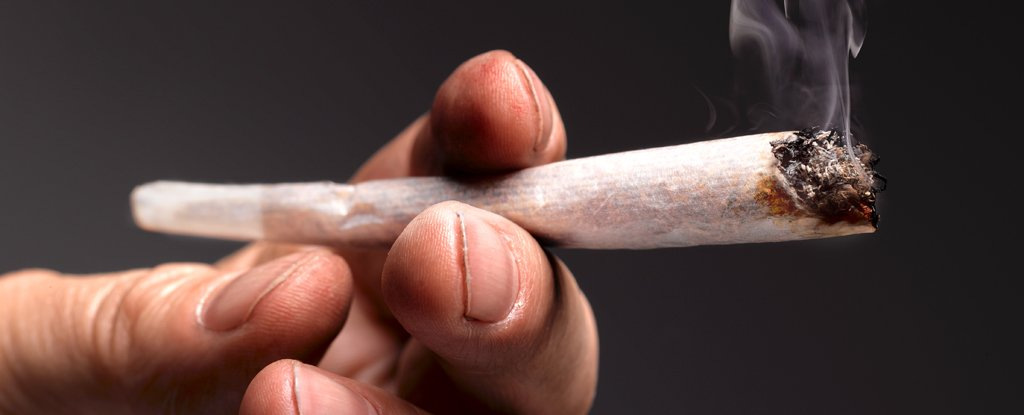
#> input picture test.jpg, 1024 x 415 px
$ python lessi.py
#> lines starting #> are read from the running program, lines starting #| are printed output that depends on the picture
#!/usr/bin/env python3

from colorsys import rgb_to_hls
from PIL import Image, ImageOps, ImageFilter
from sys import exit


class lessi:
    """
    Reduce an image colors to specified palette and convert to GIF
    """

    def __init__(self, hex_colors, image_src, image_tgt):
#> called with hex_colors = '9bc1b7-d1ffc0-6ae9ff-b3ad79', image_src = 'test.jpg', image_tgt = 'out.gif'
        self.colors = []
        tmp_colors = []
        self.grayscale_colors = []

        if type(hex_colors) == str:
            hex_colors = hex_colors.split('-')

        for c in hex_colors:
            r, g, b = self.hex2rgb(c)
            tmp_colors.append({
                'hex': c,
                'rgb': (r, g ,b),
                'hls': rgb_to_hls(r, g, b),
            })

        # Sort colors by V value of HSV to arrange them from from dark to light
        for c in sorted(tmp_colors, key=lambda x: x['hls'][1], reverse=True):
            self.colors.append(c)

        try:
            img = Image.open(image_src)
#> img is the input picture: PIL image 1024x415 RGB; mean R, G, B 87.9, 66.3, 62.5
        except Exception as e:
            print('Unable to open image: ' + image_src + ': ' + e)
            exit(1)


        try:
            img_gs = ImageOps.grayscale(img)
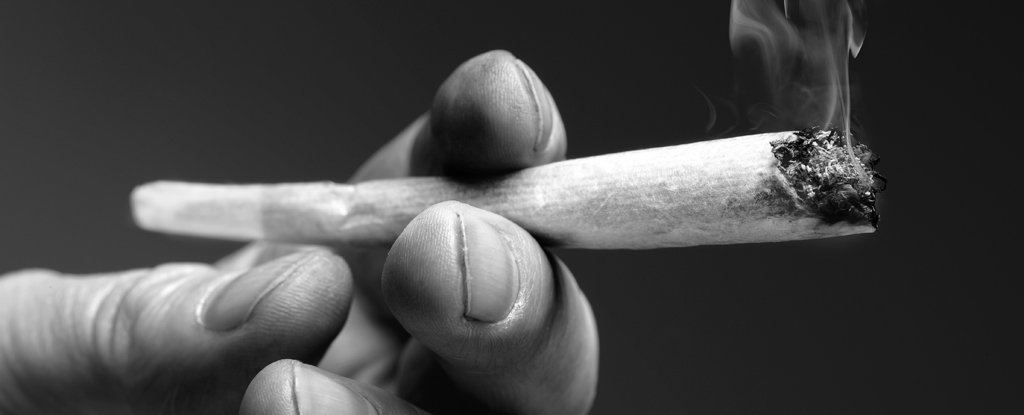
#> img_gs: PIL image 1024x415 L; min 0, max 255, mean 72.3
        except Exception as e:
            print('Unable to convert image to grayscale: ' + image_src + ': ' + e)
            exit(1)


        # Reduce palette to number of color argument
        try:
            img_reduced = img_gs.convert('P', palette=Image.ADAPTIVE, colors=len(hex_colors))
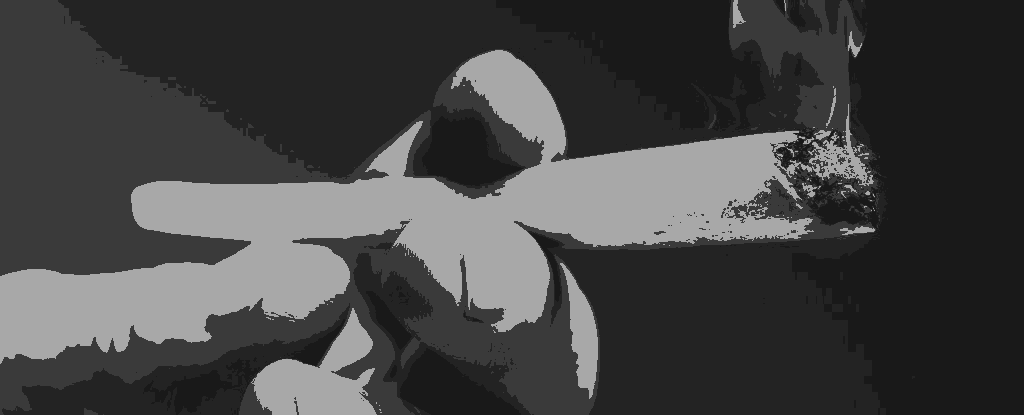
#> img_reduced: PIL image 1024x415 P; min 25, max 168, mean 68
        except Exception as e:
            print('Unable to reduce palette: ' + image_src + ': ' + e)
            exit(1)


        # For each supplied color match to corresponding grayscale color
        self.grayscale_colors = img_reduced.getpalette()[:len(hex_colors) * 3]
#> self.grayscale_colors = [168, 168, 168, 58, 58, 58, 35, 35, 35, 25, 25, 25]
        colors_index = 0
        #for i in reversed(range(0, len(hex_colors) * 3, 3)):
        for i in range(0, len(hex_colors) * 3, 3):
            self.colors[colors_index]['grayscale_hex'] = '%02x%02x%02x' % (self.grayscale_colors[i], self.grayscale_colors[i+1], self.grayscale_colors[i+2])
            self.colors[colors_index]['grayscale_rgb'] = (self.grayscale_colors[i], self.grayscale_colors[i+1], self.grayscale_colors[i+2])
            colors_index += 1
#> after the loop, colors_index = 4; self.colors = 4 items

        new_palette = []
        for p in self.colors:
            new_palette.append(p['rgb'][0])
            new_palette.append(p['rgb'][1])
            new_palette.append(p['rgb'][2])
#> this loop made 4 passes
#> after the loop, new_palette = [209, 255, 192, 106, 233, 255, 155, 193, 183, 179, 173, 121]

        gs_palette = img_reduced.getpalette()
#> gs_palette has the same summary as self.grayscale_colors

        # Replace image grayscale colors with supplied palette
        for n in range(0, len(self.colors) * 3, 3):
            for i in range(0, len(self.colors)):
                if gs_palette[n] == self.colors[i]['grayscale_rgb'][0] and gs_palette[n+1] == self.colors[i]['grayscale_rgb'][1] and gs_palette[n+2] == self.colors[i]['grayscale_rgb'][2]:
                    new_palette.append(self.colors[i]['rgb'][0])
                    new_palette.append(self.colors[i]['rgb'][1])
                    new_palette.append(self.colors[i]['rgb'][2])
                    break
#> this loop made 4 passes
#> n on passes 2 to 4: 3, 6, 9
#> after the loop, new_palette = [209, 255, 192, 106, 233, 255, 155, 193, 183, 179, 173, 121, 209, 255, 192, 106, 233, 255, 155, 193, 183, 179, 173, 121]

        new_palette = new_palette + gs_palette[len(new_palette):]

        img_reduced.putpalette(new_palette)
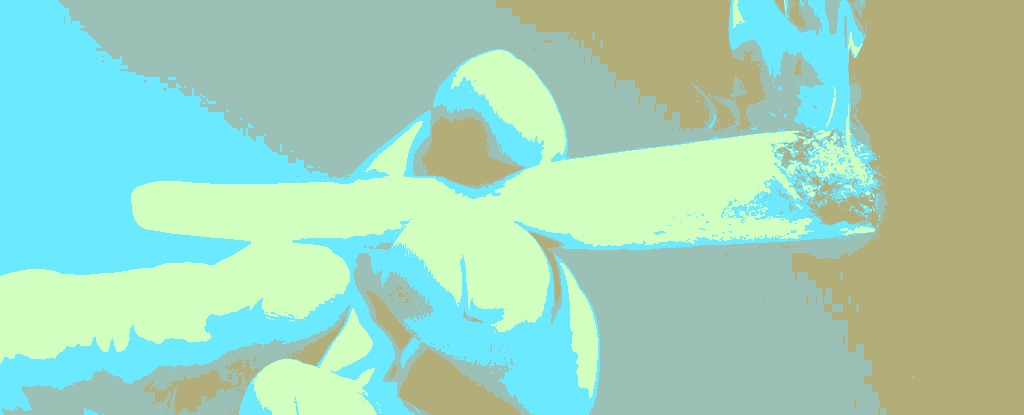
#> img_reduced: PIL image 1024x415 P; mean R, G, B 161.3, 211.7, 187.3

        img_filtered = img_reduced.filter(ImageFilter.ModeFilter(size=9))
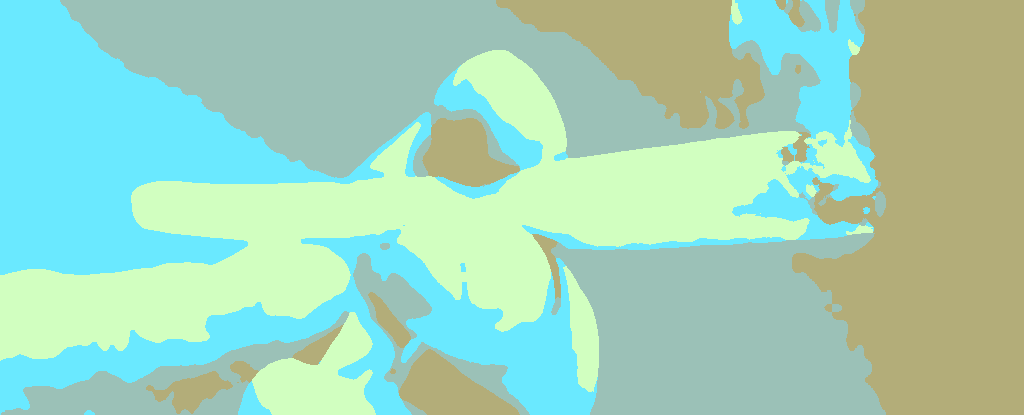
#> img_filtered: PIL image 1024x415 P; mean R, G, B 161.5, 211.7, 187.1
        img_filtered = img_filtered.filter(ImageFilter.ModeFilter(size=9))
        img_filtered = img_filtered.filter(ImageFilter.ModeFilter(size=9))

        try:
            img_filtered.save(image_tgt)
        except Exception as e:
            print('Unable to save: ' + image_tgt + ': ' + e)
            exit(1)


    def __str__(self):
        print('TODO')


    def hex2rgb(self, hex_color):

        # Remove the '#' character if present
        hex_color = hex_color.lstrip('#')

        # Convert hex to RGB
        r, g, b = [int(hex_color[i:i+2], 16) for i in (0, 2, 4)]

        return (r, g, b)


hex_colors = [
  '58355e',
  'e03616',
  'fff689',
#  '000000',
#  '111111',
#  'cfffb0',
  'ffffff',
  '5998c5',
]

hex_colors='edd2e0-edbbb4-dbabbe-baa1a7-797b84'
hex_colors='85afda-f0e6ac-c5afe4-b1f8d7-9df9ef-76d7eb-6ecdc8-b4ac85-ffd7f1-bedeff-c8fffb-ffddcc-8fb49f-86b2bf-b6a6b7-ebfaff'
hex_colors='b0ab00-00664e-b3d097'
hex_colors='9bc1b7-d1ffc0-6ae9ff-b3ad79'

l = lessi(hex_colors, 'test.jpg', 'out.gif')

exit(0)
#> (the program exits here)

$ run again, with smoke.jpg copied over test.jpg
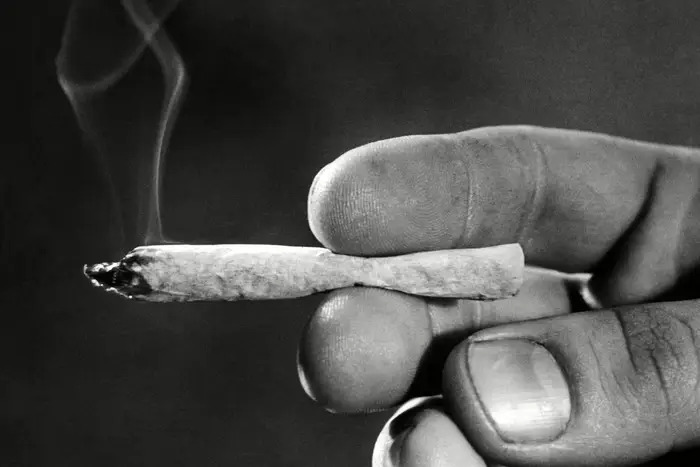
#> input picture smoke.jpg, 700 x 467 px
#> in __init__, img is the input picture: PIL image 700x467 RGB; mean R, G, B 73.1, 73.1, 71.1
#> in __init__, `img_reduced = img_gs.convert('P', palette=Image.ADAPTIVE, colors=len(h..`:
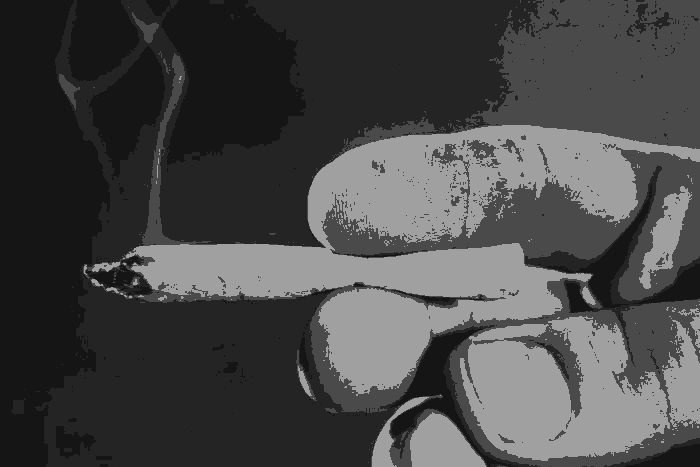
#> img_reduced: PIL image 700x467 P; min 21, max 160, mean 72
#> self.grayscale_colors = [160, 160, 160, 74, 74, 74, 36, 36, 36, 21, 21, 21]
#> after the loop in __init__, `for i in range(0, len(hex_colors) * 3, 3):`: colors_index = 4; self.colors = 4 items
#> the loop in __init__, `for p in self.colors:` made 4 passes
#> after the loop in __init__, `for p in self.colors:`: new_palette = [209, 255, 192, 106, 233, 255, 155, 193, 183, 179, 173, 121]
#> gs_palette has the same summary as self.grayscale_colors
#> the loop in __init__, `for n in range(0, len(self.colors) * 3, 3):` made 4 passes
#> n on passes 2 to 4: 3, 6, 9
#> after the loop in __init__, `for n in range(0, len(self.colors) * 3, 3):`: new_palette = [209, 255, 192, 106, 233, 255, 155, 193, 183, 179, 173, 121, 209, 255, 192, 106, 233, 255, 155, 193, 183, 179, 173, 121]
#> in __init__, `img_filtered = img_filtered.filter(ImageFilter.ModeFilter(size=9))`:
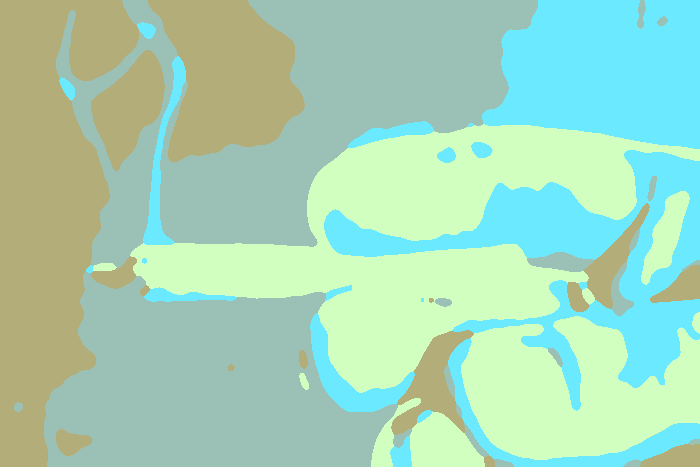
#> img_filtered: PIL image 700x467 P; mean R, G, B 164.9, 213, 186
